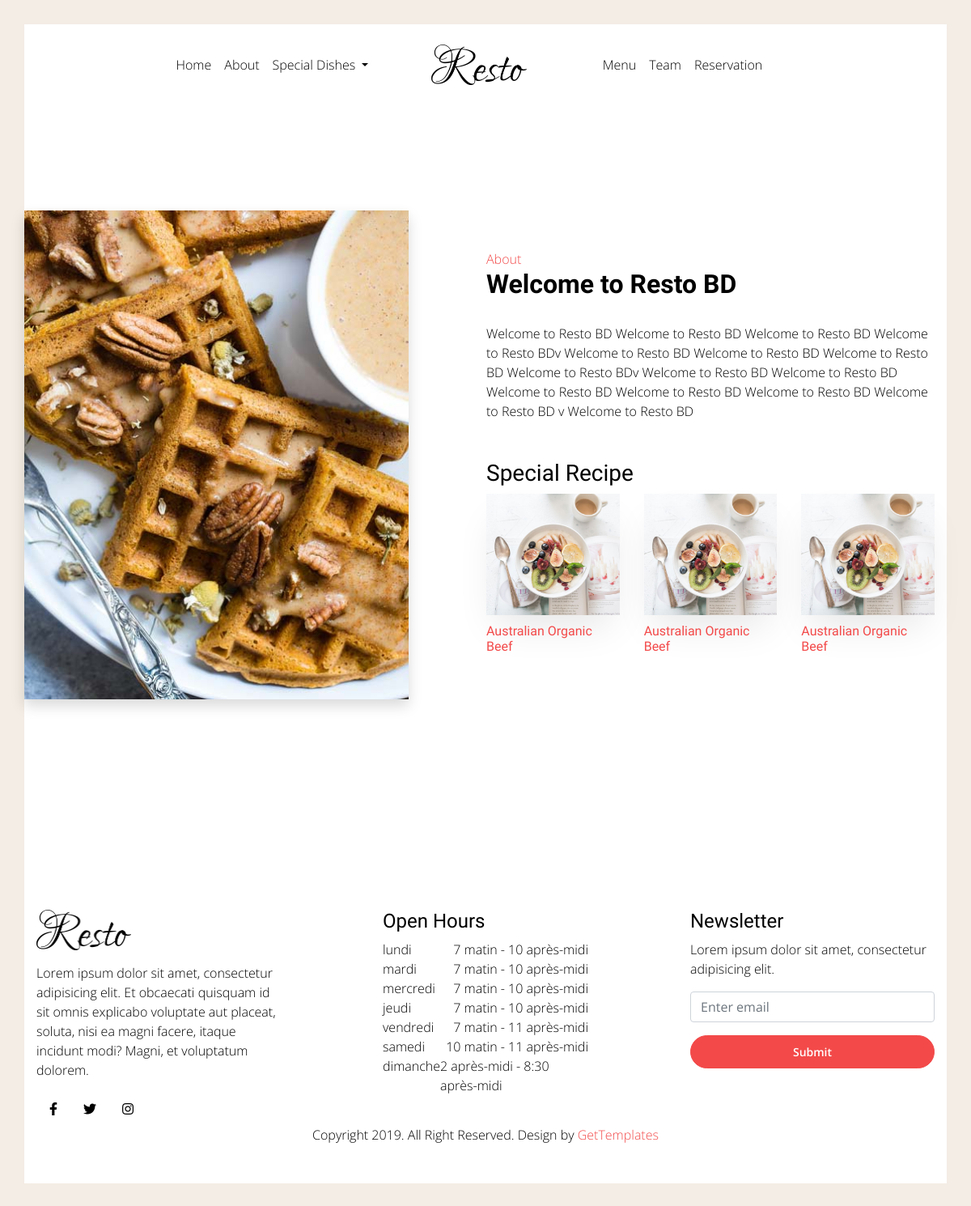
/about, run on the app's committed database.
### configuration/models.py (models this page shows, shortened)
class Timemodels(models.Model):
    statut = models.BooleanField(default=False)
    date_add =  models.DateTimeField(auto_now_add=True)
    date_update =  models.DateTimeField(auto_now=True)
    class Meta:
        abstract = True

class About(Timemodels):
    nom = models.CharField(max_length=255)
    description = models.TextField()
    image = models.ImageField(upload_to='image_about', )
    class Meta:
        verbose_name = 'About'
        verbose_name_plural = 'Abouts'

class WorkingHour(Timemodels):
    jour = DayOfTheWeekField(unique="True")
    start_hour = models.TimeField()
    end_hour = models.TimeField()
    class Meta:
        verbose_name = "WorkingHour"
        verbose_name_plural = "WorkingHours"

### entreprise/views.py (the view)
# urls.py: path('about', views.about, name='about'),
def about(request):
    about = About.objects.filter(statut=True)
    hour = WorkingHour.objects.filter(statut=True)
    data = {
        'hour':hour,
        'about':about,
    }
    template_name = 'pages/about.html'
    return render(request,template_name, data)

### templates/pages/about.html
{% extends "bases/base.html" %}
{% block main %}
    <section id="gtco-welcome" class="bg-white section-padding">
    <div class="container">
        <div class="section-content">
            <div class="row">
                    {% for abouts in about %}
                <div class="col-sm-5 img-bg d-flex shadow align-items-center justify-content-center justify-content-md-end img-2" style="background-image: url({{abouts.image.url}});">
                </div>
                <div class="col-sm-7 py-5 pl-md-0 pl-4">
                    <div class="heading-section pl-lg-5 ml-md-5">
                        <span class="subheading">
                            About
                        </span>
                        <h2>
                            {{abouts.nom}}
                        </h2>
                    </div>
                    <div class="pl-lg-5 ml-md-5">
                        <p>{{abouts.description}}</p>
                        {% endfor %}
                        <h3 class="mt-5">Special Recipe</h3>
                        <div class="row">
                            <div class="col-4">
                                <a href="#" class="thumb-menu">
                                    <img class="img-fluid img-cover" src="/static/img/hero-1.jpg" />
                                    <h6>Australian Organic Beef</h6>
                                </a>
                            </div>
                            <div class="col-4">
                                <a href="#" class="thumb-menu">
                                    <img class="img-fluid img-cover" src="/static/img/hero-1.jpg" />
                                    <h6>Australian Organic Beef</h6>
                                </a>
                            </div>
                            <div class="col-4">
                                <a href="#" class="thumb-menu">
                                    <img class="img-fluid img-cover" src="/static/img/hero-1.jpg"/>
                                    <h6>Australian Organic Beef</h6>
                                </a>
                            </div>
                        </div>
                    </div>
                </div>
            </div>
        </div>
    </div>
</section>
{% endblock main %}

### templates/bases/base.html (shortened to what this page needs)
<!DOCTYPE html>
<html lang="en">
<head>
    <link rel="stylesheet" href="/static/vendor/bootstrap/bootstrap.min.css">
    <link rel="stylesheet" href="/static/vendor/select2/select2.min.css">
    <link rel="stylesheet" href="/static/vendor/owlcarousel/owl.carousel.min.css">
    <link rel="stylesheet" href="https://cdn.rawgit.com/noelboss/featherlight/1.7.13/release/featherlight.min.css">
    <link rel="stylesheet" href="https://cdnjs.cloudflare.com/ajax/libs/tempusdominus-bootstrap-4/5.0.1/css/tempusdominus-bootstrap-4.min.css">
    <link rel="stylesheet" href="https://cdnjs.cloudflare.com/ajax/libs/font-awesome/5.8.1/css/brands.css">
    <link rel="stylesheet" href="https://cdn.linearicons.com/free/1.0.0/icon-font.min.css">
    <link rel="stylesheet" href="https://use.fontawesome.com/releases/v5.8.1/css/all.css">
    <link rel="stylesheet" href="/static/css/style.min.css">
</head>
<body data-spy="scroll" data-target="#navbar" class="static-layout">
	<div class="boxed-page">
<nav id="navbar-header" class="navbar navbar-expand-lg">
    <div class="container">
        <div class="collapse navbar-collapse justify-content-between" id="navbarSupportedContent">
            <ul class="navbar-nav d-flex justify-content-between">
                <li class="nav-item only-desktop">
                    <a class="nav-link" id="side-nav-open" href="#">
                    </a>
                </li>
                <div class="d-flex flex-lg-row flex-column">
                    <li class="nav-item active">
                        <a class="nav-link" href="{% url 'home' %}">Home <span class="sr-only">(current)</span></a>
                    </li>
                    <li class="nav-item">
                        <a class="nav-link" href="{% url 'about'%}">About</a>
                    </li>
                    <li class="nav-item dropdown">
                        <a class="nav-link dropdown-toggle" href="#" id="navbarDropdown" role="button" data-toggle="dropdown" aria-haspopup="true" aria-expanded="false">
                          Special Dishes
                        </a>
                    </li>
                </div>
            </ul>
            <a class="navbar-brand navbar-brand-center d-flex align-items-center only-desktop" href="#">
                <img src="/static/img/logo.png" alt="">
            </a>
            <ul class="navbar-nav d-flex justify-content-between">
                <div class="d-flex flex-lg-row flex-column">
                    <li class="nav-item active">
                        <a class="nav-link" href="{% url 'menu'%}">Menu</a>
                    </li>
                    <li class="nav-item">
                        <a class="nav-link" href="{% url 'teams' %}">Team</a>
                    </li>
                    <li class="nav-item dropdown">
                        <a class="nav-link" href="{% url 'reservation'%}">Reservation</a>
                    </li>
                </div>
                <li class="nav-item">
                    <a id="side-search-open" class="nav-link" href="#">
                    </a>
                </li>
            </ul>
        </div>
    </div>
</nav>
{% block main %}
{% endblock main %}
<footer class="mastfoot pb-5 bg-white section-padding pb-0">
    <div class="inner container">
         <div class="row">
         	<div class="col-lg-4">
         		<div class="footer-widget pr-lg-5 pr-0">
         			<img src="/static/img/logo.png" class="img-fluid footer-logo mb-3" alt="">
	         		<p>Lorem ipsum dolor sit amet, consectetur adipisicing elit. Et obcaecati quisquam id sit omnis explicabo voluptate aut placeat, soluta, nisi ea magni facere, itaque incidunt modi? Magni, et voluptatum dolorem.</p>
	         		<nav class="nav nav-mastfoot justify-content-start">
		                <a class="nav-link" href="#">
		                	<i class="fab fa-facebook-f"></i>
		                </a>
		                <a class="nav-link" href="#">
		                	<i class="fab fa-twitter"></i>
		                </a>
		                <a class="nav-link" href="#">
		                	<i class="fab fa-instagram"></i>
		                </a>
		            </nav>
         		</div>
         	</div>
         	<div class="col-lg-4">
         		<div class="footer-widget px-lg-5 px-0">
         			<h4>Open Hours</h4>
	         		<ul class="list-unstyled open-hours">
						 {% for horaire in hour%}
					 <li class="d-flex justify-content-between"><span>{{horaire.get_jour_display}}</span><span>{{horaire.start_hour}} - {{horaire.end_hour}}</span></li>
						{% endfor %}
		              </ul>
         		</div>
         	</div>
         	<div class="col-lg-4">
         		<div class="footer-widget pl-lg-5 pl-0">
         			<h4>Newsletter</h4>
	         		<p>Lorem ipsum dolor sit amet, consectetur adipisicing elit.</p>
	         		<form id="newsletter">
						<div class="form-group">
							<input type="email" class="form-control" id="emailNewsletter" aria-describedby="emailNewsletter" placeholder="Enter email">
						</div>
						<button type="submit" class="btn btn-primary w-100">Submit</button>
					</form>
         		</div>
         	</div>
         	<div class="col-md-12 d-flex align-items-center">
         		<p class="mx-auto text-center mb-0">Copyright 2019. All Right Reserved. Design by <a href="https://gettemplates.co" target="_blank">GetTemplates</a></p>
         	</div>
        </div>
    </div>
</footer>	</div>
</body>
</html>

### data on the page
About: image (picture), nom "Welcome to Resto BD", description "Welcome to Resto BD Welcome to Resto BD Welcome to Resto BD Welcome to Resto BDv Welcome to Resto BD Welcome to Resto BD Welcome to Resto BD Welcome to Resto BDv Welcome to Resto BD Welcome to Resto BD Welcome to Resto BD Welcome to Resto BD Welcome to Resto BD Welcome to Resto BD v Welcome to Resto BD"
WorkingHour: jour "lundi", start_hour "7 matin", end_hour "10 après-midi"
WorkingHour: jour "mardi", start_hour "7 matin", end_hour "10 après-midi"
WorkingHour: jour "mercredi", start_hour "7 matin", end_hour "10 après-midi"
WorkingHour: jour "jeudi", start_hour "7 matin", end_hour "10 après-midi"
WorkingHour: jour "vendredi", start_hour "7 matin", end_hour "11 après-midi"
WorkingHour: jour "samedi", start_hour "10 matin", end_hour "11 après-midi"
WorkingHour: jour "dimanche", start_hour "2 après-midi", end_hour "8:30 après-midi"
